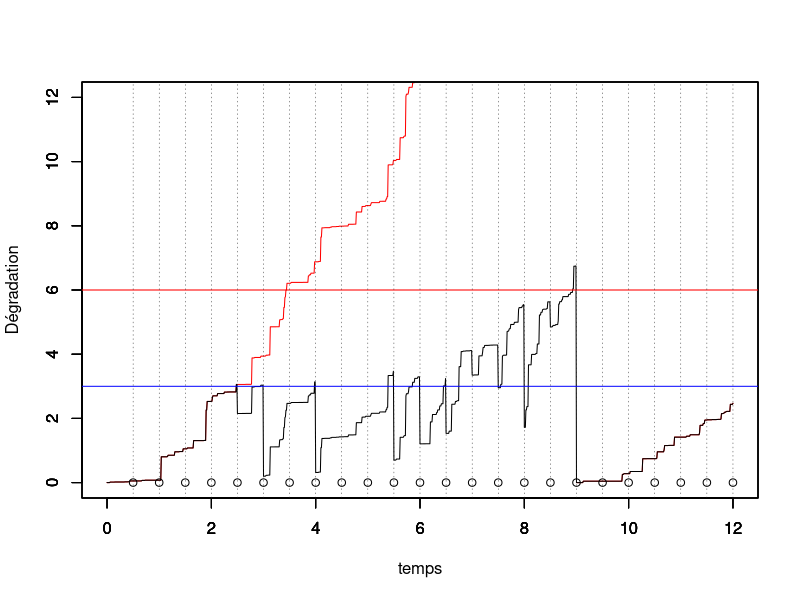
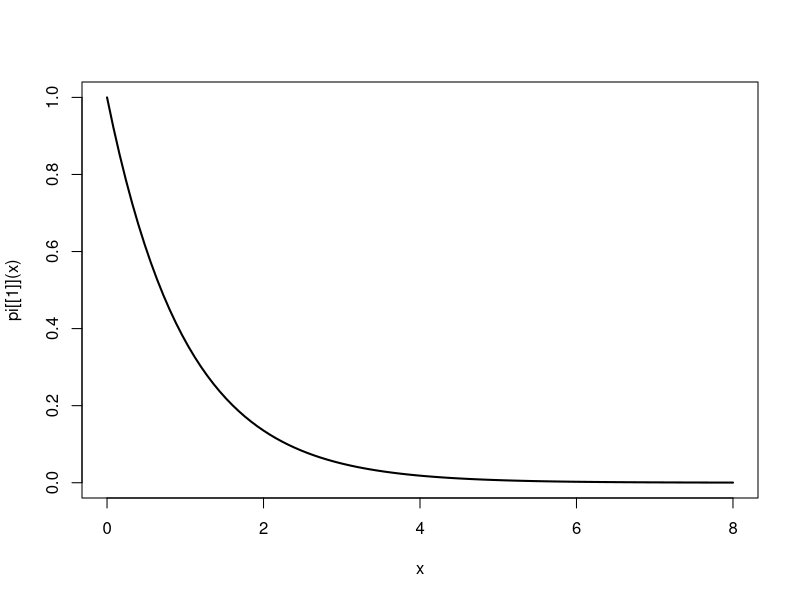

Write the R code that produced these figures, in order. (Note: this script raises an error after producing the figures.)
# Programme de simulation lorsqu'on observe la dégradation juste avant la maintenance et juste après
# On simule rho, l'efficacité de la maintenance



rm(list=ls())
library(ggplot2)
library(tidyverse)
tau = 0.5 # intervalle inter-inspection
#rho = 0.5 # parametre ARDinf
mean.rho <- 0.5
var.rho <- 0.05
a.rho <- (1-mean.rho)*mean.rho^2/var.rho-mean.rho
b.rho <-a.rho*(1-mean.rho)/mean.rho

L=3 # seuil pour MP
M=6 # seuil pout MC
tps.final <-12 # fenêtre d'observation du processus

id.newcycle <- FALSE # Initialisation du nb de cycle de renouvellement

# Simulation d'un processus gamma jusqu'au temps final
pas = 0.01 # pas de temps pour simuler le processus




alpha = 1 # paramètre de forme de Gamma a = alpha (t)^beta
beta = 1.5 # paramètre de forme  de Gamma
b=1   # paramètre d'échelle du Gamma
temps = seq(from = 0,to = tps.final,by = pas)

n=length(temps)

nb.inspections<- floor(tps.final/tau) # nombre d'inspections max pendant la fenêtre d'observation.

obs.av<-numeric(nb.inspections) # données observées juste avant l'inspection
obs.ap<-numeric(nb.inspections) # données observées juste après l'inspection

rho.tire <- rep(0,nb.inspections)
  
j<-1 # indicateur prochaine inspection
j.newcycle <- 0 # identifier le j où nouveau cycle
nb.cycles <- 1 # compteur de cycles

x=matrix(nrow=nb.inspections,ncol = n) # processus Gamma simulé, nb.lignes = nb.cycles
x[nb.cycles,1] = 0     # initialisation du processus Gamma = 0 à t=0
for(i in 2:n){
  x[nb.cycles,i] = x[nb.cycles,i-1] + rgamma(1,scale = b, shape = alpha*(temps[i]^beta-temps[i-1]^beta))
}
y=numeric(n) # processus Gamma maintenu
y[1]<-0

while (j<=nb.inspections) {
  # boucle sur un cycle de renouvellement
  if (id.newcycle){
    # on resimule un x depuis 0
    x[nb.cycles,1] = 0     # initialisation du processus Gamma = 0 à t=0
    for(i in 2:n){
      x[nb.cycles,i] = x[nb.cycles,i-1] + rgamma(1,scale = b, shape = alpha*(temps[i]^beta-temps[i-1]^beta))
    }
    id.newcycle <- FALSE
  }
  
  y[((j-1)*tau/pas+2):(j*(tau/pas)+1)]<-y[(j-1)*tau/pas+1]+ x[nb.cycles,((j-j.newcycle-1)*tau/pas+2):((j-j.newcycle)*(tau/pas)+1)]- x[nb.cycles,(j-j.newcycle-1)*tau/pas+1]
  
  obs.av[j]<-y[j*tau/pas+1] # état dégradation à l'inspection (t_j^-)
  
  if (obs.av[j] < L) {
    obs.ap[j]<-obs.av[j]
  } else {
    if (obs.av[j]<M) {
      rho.tire[j] <-rbeta(1,a.rho,b.rho)
      obs.ap[j]<-y[j*tau/pas+1]<-(1-rho.tire[j])*y[j*tau/pas+1] # on écrase (ARD infini)
    } else {
      obs.ap[j]<-y[j*tau/pas+1]<-0
      id.newcycle <- TRUE
      j.newcycle <- j
      nb.cycles <- nb.cycles+1
    }
  }
  j<-j+1
}


#df <- data.frame(temps,x,y)
#mygraph <- ggplot(df,aes(x = temps)) +  
#  geom_line(aes(y = y), color = "darkred") +
#  geom_line(aes(y = x), color="steelblue", linetype="twodash") +
#  geom_abline(slope = 0,intercept = L,color="blue") +
#  geom_abline(slope = 0,intercept = M,color="red")


temps.cycle<-c(0,tau*which(obs.av>M),tps.final)
indice.temps.cycle <- c(1,tau/pas*(which(obs.av>M))+1,length(temps))


for (k in 1:nb.cycles){
  plot(temps[indice.temps.cycle[k]:indice.temps.cycle[k+1]],x[k,1:(indice.temps.cycle[k+1]-indice.temps.cycle[k]+1)],col="red",type="l",ylim = c(0,2*M),xlim = c(0,tps.final),xlab="",ylab="")
  par(new=T)
}

plot(temps,y,type="l",ylim=c(0,2*M),xlim = c(0,tps.final),ylab="",xlab="")


par(new=T)
plot(tau*(1:nb.inspections),numeric(length = nb.inspections),ylim=c(0,2*M),type="p",xlim = c(0,tps.final),xlab = "temps",ylab="Dégradation")
abline(h=L,col="blue")
abline(h=M,col="red")
abline(v=tau*(1:nb.inspections), lty =3, col = grey(0.1), lwd = 0.45)

rbind(obs.av,obs.ap,rho.tire)


#abline(v = tau*(1:nb.inspection))


#####################################
# Calcul de la loi stationnaire
#####################################

# se donner une grille pour les abscisses

K<- 20 # nb itérations de l'algo de point fixe
grid_abs <- seq(0.01,8,0.01)
nb_abs <- length(grid_abs)
w<-matrix(nrow = K,ncol = nb_abs )

pi<-list()
pi[[1]]<-function(x) dexp(x)

w[1,]<-pi[[1]](grid_abs)
curve(pi[[1]](x), from = 0, to = max(grid_abs), lwd = 2)

for(k in 2:K){
  for (j in 1:nb_abs){
    abs <- grid_abs[j]
    fn_aux1 <- function(x) {
      res <- pi[[k-1]](x)*dgamma(abs-x,rate=beta,shape=alpha*tau)
      return(res)
    }
    fn_aux2 <- function(x) {
      res <- pi[[k-1]](x)*dgamma(abs-(1-rho)*x,rate=beta,shape=alpha*tau)
      return(res)
    }
    fn_aux3 <- function(x) {
      res <- pi[[k-1]](x)
      return(res)
    }
    w[k,j] <- integrate(f = fn_aux1, lower = 0, upper = min(L,abs))$value 
    + integrate(f = fn_aux2, lower = L, upper = min(M,abs/(1-rho)))$value
    + integrate(f = fn_aux3, lower = M, upper = 2*M)$value * dgamma(abs,rate=beta,shape=alpha*tau)
  }
  aux <- w[k,]
  fn_w <- function(x) {
    res <- splinefun(x = grid_abs, y = aux)(x)*((0 < x) & (x<=max(grid_abs)))
    return(res)
  }
  pi[[k]] <- fn_w
  curve(pi[[k]](x), from = 0, to = max(grid_abs), lwd = 2, add = TRUE, col = k)
}





# initialisation
